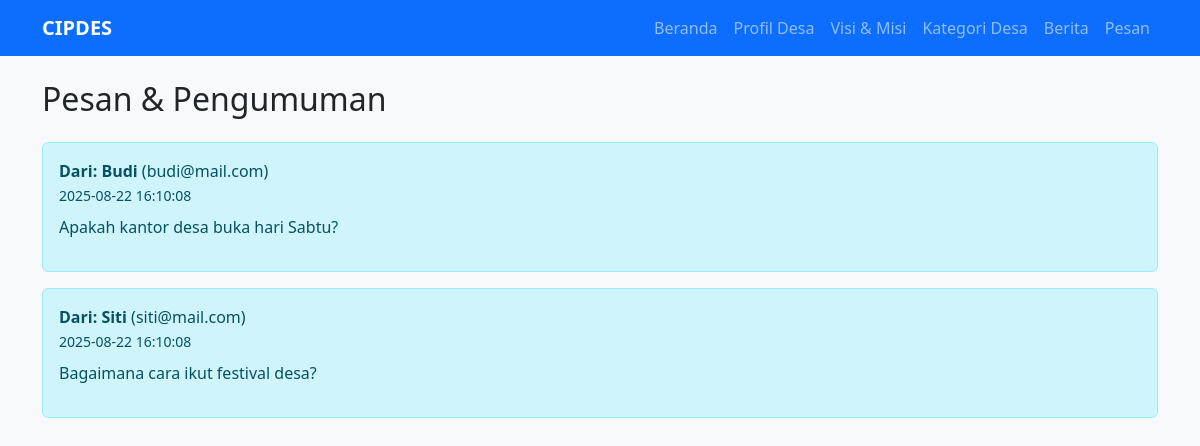
/pesan.php, run on the app's committed database.
### tables this page shows
CREATE TABLE pesan (
    id INT AUTO_INCREMENT PRIMARY KEY,
    nama VARCHAR(100) NOT NULL,
    email VARCHAR(100) NOT NULL,
    pesan TEXT NOT NULL,
    created_at TIMESTAMP DEFAULT CURRENT_TIMESTAMP
);

### public/pesan.php (the view)
<?php
include '../includes/db.php';
include '../includes/header.php';
?>
<div class="container mt-4">
  <h2 class="mb-4">Pesan & Pengumuman</h2>
  <?php
  $res = $conn->query("SELECT * FROM pesan ORDER BY created_at DESC");
  if($res && $res->num_rows > 0){
      while($row = $res->fetch_assoc()){
          echo '<div class="alert alert-info mb-3">';
          echo '<strong>Dari: '.$row['nama'].'</strong> ('.$row['email'].')<br>';
          echo '<small>'.$row['created_at'].'</small>';
          echo '<p class="mt-2">'.$row['pesan'].'</p>';
          echo '</div>';
      }
  } else {
      echo "<p>Belum ada pesan atau pengumuman.</p>";
  }
  ?>
</div>

### includes/header.php (style rules this page uses)
body { background:#f8f9fa;scroll-behavior:smooth }

### data on the page
pesan: nama "Budi", email "budi@mail.com", created_at "2025-08-22 16:10:08", pesan "Apakah kantor desa buka hari Sabtu?"
pesan: nama "Siti", email "siti@mail.com", created_at "2025-08-22 16:10:08", pesan "Bagaimana cara ikut festival desa?"
